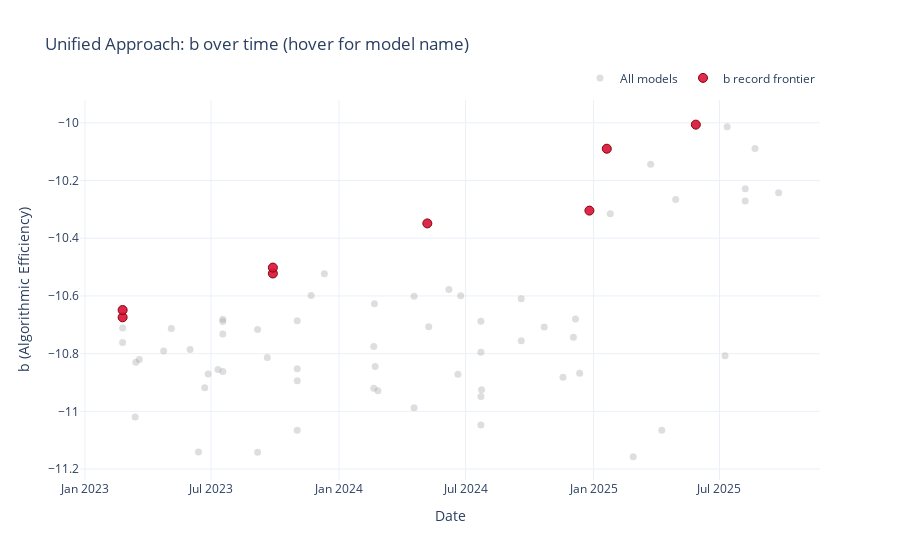

The notebook cell this image was saved under:
### Code cell
# Interactive Plotly scatter: b over time (unified approach) with hover on model name
import plotly.graph_objects as go

# Ensure required columns exist
assert 'date_obj' in base_df.columns and 'b' in base_df.columns and 'model' in base_df.columns, "base_df missing expected columns"

fig = go.Figure()

# All models trace (light gray)
fig.add_trace(
    go.Scatter(
        x=base_df['date_obj'],
        y=base_df['b'],
        mode='markers',
        name='All models',
        marker=dict(color='rgba(160,160,160,0.35)', size=7),
        text=base_df['model'],
        hovertemplate='Model: %{text}<br>Date: %{x|%Y-%m-%d}<br>b: %{y:.3f}<extra></extra>'
    )
)

# Highlight the selected subset from the unified approach if available
if 'subset_df' in globals() and isinstance(subset_df, pd.DataFrame) and len(subset_df) > 0:
    fig.add_trace(
        go.Scatter(
            x=subset_df['date_obj'],
            y=subset_df['b'],
            mode='markers',
            name=subset_label if 'subset_label' in globals() else 'Selected subset',
            marker=dict(color='rgba(220,20,60,0.9)', size=9, line=dict(width=1, color='darkred')),
            text=subset_df['model'],
            hovertemplate='Model: %{text}<br>Date: %{x|%Y-%m-%d}<br>b: %{y:.3f}<extra></extra>'
        )
    )

fig.update_layout(
    title='Unified Approach: b over time (hover for model name)',
    xaxis_title='Date',
    yaxis_title='b (Algorithmic Efficiency)',
    template='plotly_white',
    legend=dict(orientation='h', yanchor='bottom', y=1.02, xanchor='right', x=1)
)

fig.write_image("outputs/algorithmic_progress/algorithmic_progress_b_over_time_interactive.pdf")
fig.show()

### Figure 1 — Plotly figure (JSON) as saved in the notebook; plotly's stock layout.template omitted (floating-point values rounded to 4 significant figures)
{"data": [{"hovertemplate": "Model: %{text}<br>Date: %{x|%Y-%m-%d}<br>b: %{y:.3f}<extra></extra>", "marker": {"color": "rgba(160,160,160,0.35)", "size": 7}, "mode": "markers", "name": "All models", "text": ["gpt-5-2025-08-07_high", "gpt-5-2025-08-07_medium", "grok-4-0709", "qwen3-max-2025-09-23", "DeepSeek-R1-0528", "Kimi-K2-Instruct", "DeepSeek-R1", "grok-3-beta", "DeepSeek-V3.1", "gpt-4.5-preview-2025-02-27", "DeepSeek-V3-0324", "qwen3-235b-a22b", "claude-3-5-sonnet-20241022", "DeepSeek-V3", "grok-2-1212", "claude-3-5-sonnet-20240620", "Llama-3.1-405B", "qwen2.5-72b-instruct", "mistral-large-2411", "Llama-3.1-405B-Instruct", "mistral-large-2407", "Llama-3.3-70B-Instruct", "mistral-small-2501", "Qwen2.5-72B", "qwen2-72b-instruct", "DeepSeek-V2", "Llama-3.1-70B-Instruct", "amazon.nova-pro-v1:0", "gpt-4-0314", "gemma-2-27b-it", "gpt-4-0613", "Meta-Llama-3-70B-Instruct", "claude-2.0", "Mixtral-8x7B-v0.1", "Llama-3.1-8B-Instruct", "Meta-Llama-3-8B-Instruct", "Yi-34B-Chat", "Llama-2-70b-hf ", "Qwen-14B", "falcon-180B", "gemma-7b", "LLaMA-65B", "falcon-11b", "starcoder2-15b", "Nemotron-4 15B", "LLaMA-33B", "Qwen-7B", "Llama-2-34b", "Baichuan-2-13B-Base", "Llama-2-13b", "Yi-6B", "falcon-40b", "LLaMA-13B", "deepseek-coder-33b-base", "Llama-2-7b", "mpt-30b", "Baichuan-2-7B-Base", "starcoder2-7b", "LLaMA-7B", "falcon-7b", "mpt-7b", "xgen-7b-8k-base", "Baichuan-7B", "deepseek-coder-6.7b-base", "starcoder2-3b", "Cerebras-GPT-13B", "deepseek-coder-1.3b-base"], "type": "scatter", "x": ["2025-08-07T00:00:00.000000000", "2025-08-07T00:00:00.000000000", "2025-07-09T00:00:00.000000000", "2025-09-24T00:00:00.000000000", "2025-05-28T00:00:00.000000000", "2025-07-12T00:00:00.000000000", "2025-01-20T00:00:00.000000000", "2025-04-09T00:00:00.000000000", "2025-08-21T00:00:00.000000000", "2025-02-27T00:00:00.000000000", "2025-03-24T00:00:00.000000000", "2025-04-29T00:00:00.000000000", "2024-10-22T00:00:00.000000000", "2024-12-26T00:00:00.000000000", "2024-12-12T00:00:00.000000000", "2024-06-20T00:00:00.000000000", "2024-07-23T00:00:00.000000000", "2024-09-19T00:00:00.000000000", "2024-11-18T00:00:00.000000000", "2024-07-23T00:00:00.000000000", "2024-07-24T00:00:00.000000000", "2024-12-06T00:00:00.000000000", "2025-01-25T00:00:00.000000000", "2024-09-19T00:00:00.000000000", "2024-06-07T00:00:00.000000000", "2024-05-07T00:00:00.000000000", "2024-07-23T00:00:00.000000000", "2024-12-03T00:00:00.000000000", "2023-03-14T00:00:00.000000000", "2024-06-24T00:00:00.000000000", "2023-06-13T00:00:00.000000000", "2024-04-18T00:00:00.000000000", "2023-07-11T00:00:00.000000000", "2023-12-11T00:00:00.000000000", "2024-07-23T00:00:00.000000000", "2024-04-18T00:00:00.000000000", "2023-11-22T00:00:00.000000000", "2023-07-18T00:00:00.000000000", "2023-09-28T00:00:00.000000000", "2023-09-06T00:00:00.000000000", "2024-02-21T00:00:00.000000000", "2023-02-24T00:00:00.000000000", "2024-05-09T00:00:00.000000000", "2024-02-20T00:00:00.000000000", "2024-02-26T00:00:00.000000000", "2023-02-24T00:00:00.000000000", "2023-09-28T00:00:00.000000000", "2023-07-18T00:00:00.000000000", "2023-09-06T00:00:00.000000000", "2023-07-18T00:00:00.000000000", "2023-11-02T00:00:00.000000000", "2023-03-15T00:00:00.000000000", "2023-02-24T00:00:00.000000000", "2023-11-02T00:00:00.000000000", "2023-07-18T00:00:00.000000000", "2023-06-22T00:00:00.000000000", "2023-09-20T00:00:00.000000000", "2024-02-20T00:00:00.000000000", "2023-02-24T00:00:00.000000000", "2023-04-24T00:00:00.000000000", "2023-05-05T00:00:00.000000000", "2023-06-27T00:00:00.000000000", "2023-06-01T00:00:00.000000000", "2023-11-02T00:00:00.000000000", "2024-02-22T00:00:00.000000000", "2023-03-20T00:00:00.000000000", "2023-11-02T00:00:00.000000000"], "y": [-10.23, -10.27, -10.81, -10.24, -10.01, -10.01, -10.09, -11.07, -10.09, -11.16, -10.14, -10.27, -10.71, -10.3, -10.87, -10.87, -10.95, -10.61, -10.88, -11.05, -10.93, -10.68, -10.32, -10.76, -10.58, -10.35, -10.8, -10.74, -11.02, -10.6, -11.14, -10.99, -10.85, -10.52, -10.69, -10.6, -10.6, -10.69, -10.52, -11.14, -10.63, -10.76, -10.71, -10.78, -10.93, -10.71, -10.5, -10.86, -10.72, -10.68, -10.69, -10.83, -10.67, -11.07, -10.73, -10.92, -10.81, -10.92, -10.65, -10.79, -10.71, -10.87, -10.79, -10.89, -10.84, -10.82, -10.85]}, {"hovertemplate": "Model: %{text}<br>Date: %{x|%Y-%m-%d}<br>b: %{y:.3f}<extra></extra>", "marker": {"color": "rgba(220,20,60,0.9)", "line": {"color": "darkred", "width": 1}, "size": 9}, "mode": "markers", "name": "b record frontier", "text": ["LLaMA-13B", "LLaMA-7B", "Qwen-14B", "Qwen-7B", "DeepSeek-V2", "DeepSeek-V3", "DeepSeek-R1", "DeepSeek-R1-0528"], "type": "scatter", "x": ["2023-02-24T00:00:00.000000000", "2023-02-24T00:00:00.000000000", "2023-09-28T00:00:00.000000000", "2023-09-28T00:00:00.000000000", "2024-05-07T00:00:00.000000000", "2024-12-26T00:00:00.000000000", "2025-01-20T00:00:00.000000000", "2025-05-28T00:00:00.000000000"], "y": [-10.67, -10.65, -10.52, -10.5, -10.35, -10.3, -10.09, -10.01]}], "layout": {"legend": {"orientation": "h", "x": 1, "xanchor": "right", "y": 1.02, "yanchor": "bottom"}, "title": {"text": "Unified Approach: b over time (hover for model name)"}, "xaxis": {"title": {"text": "Date"}}, "yaxis": {"title": {"text": "b (Algorithmic Efficiency)"}}}}
